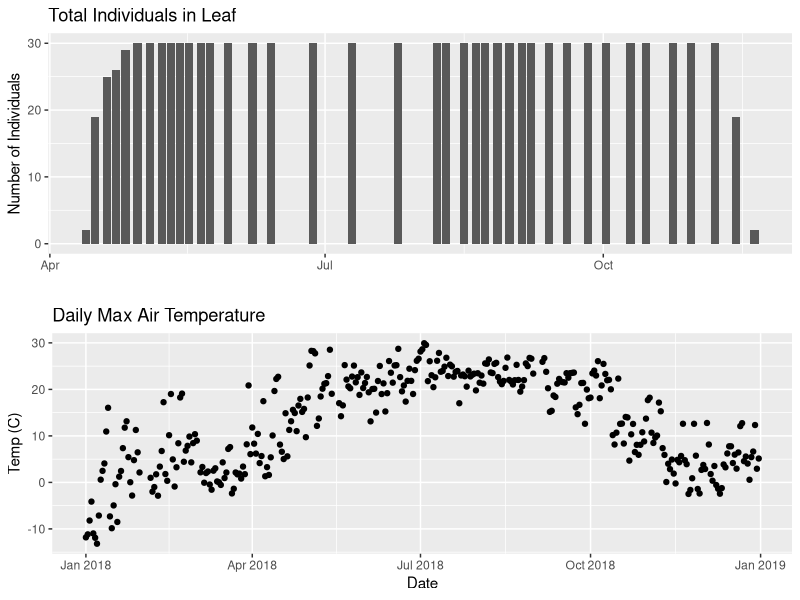
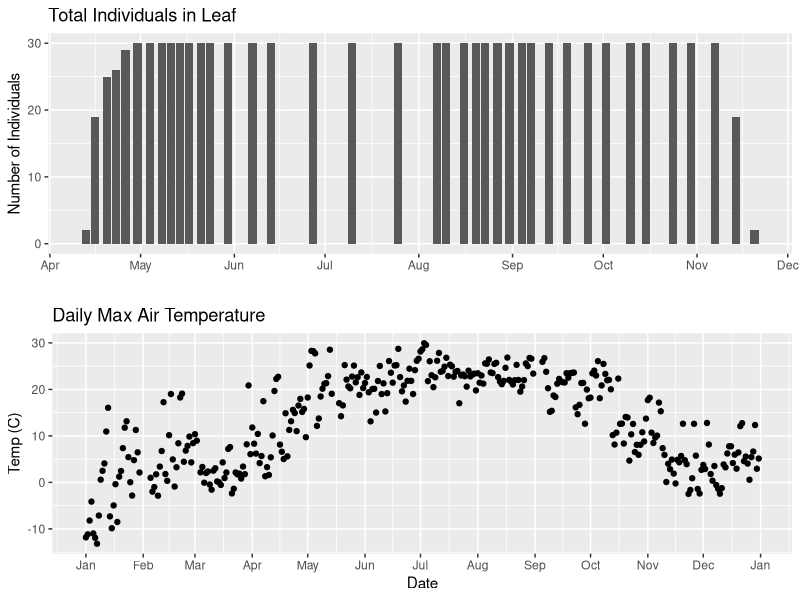
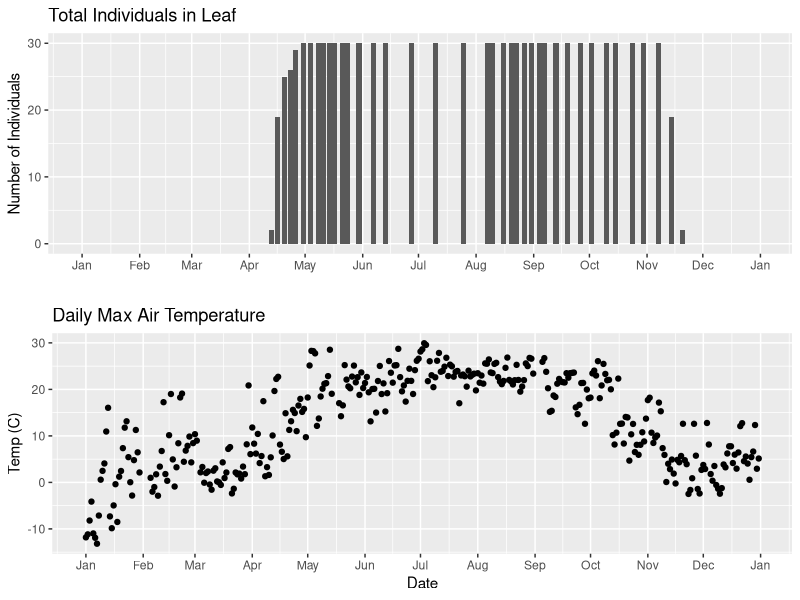

Generate these figures, in order, with R: (Note: this script raises an error after producing the figures.)
# Modifications of https://www.neonscience.org/osis-pheno-temp-series and Modified_code_R_NEON-pheno-temp-timeseries_03-plot-discrete-continuous-data-pheno-temp.R to run on UFApps

##### From RMD - Setting working directories for UFApps
setwd("~")

if(!dir.exists("EVS3000L")) {
  dir.create("EVS3000L")
}

if(!dir.exists("EVS3000L/week6")) {
  dir.create("EVS3000L/week6")
}

setwd("EVS3000L/week6/")

install.packages("gridExtra")


# Load required libraries
library(ggplot2)
library(dplyr)
library(gridExtra)
library(scales) # From RMD

options(stringsAsFactors=F) #keep strings as character type not factors

temp_day <- read.csv('NEON-pheno-temp-timeseries_v2/NEON-pheno-temp-timeseries/NEONsaat_daily_SCBI_2018.csv') # RMD modified paths

phe_1sp_2018 <- read.csv('NEON-pheno-temp-timeseries_v2/NEON-pheno-temp-timeseries/NEONpheno_LITU_Leaves_SCBI_2018.csv') # RMD modified paths


# Convert dates
temp_day$Date <- as.Date(temp_day$Date)
# use dateStat - the date the phenophase status was recorded
phe_1sp_2018$dateStat <- as.Date(phe_1sp_2018$dateStat)


## ----stacked-plots----------------------------------------------------------------------------
# first, create one plot 
phenoPlot <- ggplot(phe_1sp_2018, aes(dateStat, countYes)) +
  geom_bar(stat="identity", na.rm = TRUE) +
  ggtitle("Total Individuals in Leaf") +
  xlab("") + ylab("Number of Individuals")

# create second plot of interest
tempPlot_dayMax <- ggplot(temp_day, aes(Date, dayMax)) +
  geom_point() +
  ggtitle("Daily Max Air Temperature") +
  xlab("Date") + ylab("Temp (C)")

# Then arrange the plots - this can be done with >2 plots as well.
grid.arrange(phenoPlot, tempPlot_dayMax) 



## ----format-x-axis-labels---------------------------------------------------------------------
# format x-axis: dates
phenoPlot <- phenoPlot + 
  (scale_x_date(breaks = date_breaks("1 month"), labels = date_format("%b")))

tempPlot_dayMax <- tempPlot_dayMax +
  (scale_x_date(breaks = date_breaks("1 month"), labels = date_format("%b")))

grid.arrange(phenoPlot, tempPlot_dayMax) 



## ----set-x-axis-------------------------------------------------------------------------------
# first, lets recreate the full plot and add in the 
phenoPlot_setX <- ggplot(phe_1sp_2018, aes(dateStat, countYes)) +
  geom_bar(stat="identity", na.rm = TRUE) +
  ggtitle("Total Individuals in Leaf") +
  xlab("") + ylab("Number of Individuals") +
  scale_x_date(breaks = date_breaks("1 month"), 
               labels = date_format("%b"),
               limits = as.Date(c('2018-01-01','2018-12-31')))

# create second plot of interest
tempPlot_dayMax_setX <- ggplot(temp_day, aes(Date, dayMax)) +
  geom_point() +
  ggtitle("Daily Max Air Temperature") +
  xlab("Date") + ylab("Temp (C)") +
  scale_x_date(date_breaks = "1 month", 
               labels=date_format("%b"),
               limits = as.Date(c('2018-01-01','2018-12-31')))

# Plot
grid.arrange(phenoPlot_setX, tempPlot_dayMax_setX) 


## ----align-datasets-replot--------------------------------------------------------------------
# filter to only having overlapping data
temp_day_filt <- filter(temp_day, Date >= min(phe_1sp_2018$date) & 
                          Date <= max(phe_1sp_2018$date))

# Check 
range(phe_1sp_2018$date)
range(temp_day_fit$Date)

#plot again
tempPlot_dayMaxFiltered <- ggplot(temp_day_filt, aes(Date, dayMax)) +
  geom_point() +
  scale_x_date(breaks = date_breaks("months"), labels = date_format("%b")) +
  ggtitle("Daily Max Air Temperature") +
  xlab("Date") + ylab("Temp (C)")


grid.arrange(phenoPlot, tempPlot_dayMaxFiltered)


##### From RMD - Saving plots for submission
jpeg("pheno_and_temp.jpg")
grid.arrange(phenoPlot_setX, tempPlot_dayMax_setX) 
dev.off()